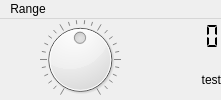
<?xml version="1.0" encoding="UTF-8"?>
<ui version="4.0">
 <class>MainWindow</class>
 <widget class="QMainWindow" name="MainWindow">
  <property name="geometry">
   <rect>
    <x>0</x>
    <y>0</y>
    <width>221</width>
    <height>100</height>
   </rect>
  </property>
  <property name="minimumSize">
   <size>
    <width>221</width>
    <height>100</height>
   </size>
  </property>
  <property name="windowTitle">
   <string>MainWindow</string>
  </property>
  <widget class="QWidget" name="centralwidget">
   <layout class="QVBoxLayout" name="verticalLayout">
    <property name="leftMargin">
     <number>0</number>
    </property>
    <property name="topMargin">
     <number>0</number>
    </property>
    <property name="rightMargin">
     <number>0</number>
    </property>
    <property name="bottomMargin">
     <number>0</number>
    </property>
    <item>
     <layout class="QGridLayout" name="gridLayout">
      <item row="0" column="1">
       <layout class="QVBoxLayout" name="verticalLayout_2">
        <item>
         <widget class="QLCDNumber" name="lcdNumber_1">
          <property name="maximumSize">
           <size>
            <width>16777215</width>
            <height>35</height>
           </size>
          </property>
          <property name="frameShape">
           <enum>QFrame::NoFrame</enum>
          </property>
          <property name="lineWidth">
           <number>1</number>
          </property>
          <property name="midLineWidth">
           <number>1</number>
          </property>
          <property name="smallDecimalPoint">
           <bool>false</bool>
          </property>
          <property name="digitCount">
           <number>4</number>
          </property>
          <property name="segmentStyle">
           <enum>QLCDNumber::Flat</enum>
          </property>
         </widget>
        </item>
        <item>
         <widget class="HALLabel" name="hallabel">
          <property name="sizePolicy">
           <sizepolicy hsizetype="Ignored" vsizetype="Ignored">
            <horstretch>0</horstretch>
            <verstretch>0</verstretch>
           </sizepolicy>
          </property>
          <property name="text">
           <string>test</string>
          </property>
          <property name="textFormat">
           <enum>Qt::PlainText</enum>
          </property>
          <property name="alignment">
           <set>Qt::AlignRight|Qt::AlignTrailing|Qt::AlignVCenter</set>
          </property>
          <property name="scaleText" stdset="0">
           <bool>true</bool>
          </property>
          <property name="textSpaceSample" stdset="0">
           <string> -10000.0000</string>
          </property>
          <property name="bit_pin_type" stdset="0">
           <bool>false</bool>
          </property>
          <property name="s32_pin_type" stdset="0">
           <bool>false</bool>
          </property>
          <property name="float_pin_type" stdset="0">
           <bool>false</bool>
          </property>
          <property name="textTemplate" stdset="0">
           <string>%0.4f</string>
          </property>
         </widget>
        </item>
       </layout>
      </item>
      <item row="0" column="0">
       <widget class="Dial" name="dial_1">
        <property name="sizePolicy">
         <sizepolicy hsizetype="MinimumExpanding" vsizetype="Preferred">
          <horstretch>0</horstretch>
          <verstretch>0</verstretch>
         </sizepolicy>
        </property>
        <property name="minimumSize">
         <size>
          <width>0</width>
          <height>44</height>
         </size>
        </property>
        <property name="maximumSize">
         <size>
          <width>200</width>
          <height>16777215</height>
         </size>
        </property>
        <property name="minimum">
         <number>-50</number>
        </property>
        <property name="maximum">
         <number>50</number>
        </property>
        <property name="invertedAppearance">
         <bool>false</bool>
        </property>
        <property name="invertedControls">
         <bool>false</bool>
        </property>
        <property name="notchesVisible">
         <bool>true</bool>
        </property>
        <property name="pin_name" stdset="0">
         <string>unscaled</string>
        </property>
       </widget>
      </item>
     </layout>
    </item>
   </layout>
  </widget>
  <widget class="QMenuBar" name="menubar">
   <property name="geometry">
    <rect>
     <x>0</x>
     <y>0</y>
     <width>221</width>
     <height>24</height>
    </rect>
   </property>
   <widget class="QMenu" name="menuScale">
    <property name="title">
     <string>Range</string>
    </property>
    <addaction name="actionSet_50_50"/>
    <addaction name="actionSet_100_100"/>
    <addaction name="actionSet_1000_1000"/>
    <addaction name="actionSet_0_100"/>
    <addaction name="actionSet_0_360"/>
    <addaction name="actionSet_0_1000"/>
   </widget>
   <addaction name="menuScale"/>
  </widget>
  <action name="actionSet_50_50">
   <property name="text">
    <string>+- 50</string>
   </property>
  </action>
  <action name="actionSet_100_100">
   <property name="text">
    <string>+-100</string>
   </property>
  </action>
  <action name="actionSet_0_100">
   <property name="text">
    <string>0-100</string>
   </property>
  </action>
  <action name="actionSet_0_1000">
   <property name="text">
    <string>0-1000</string>
   </property>
  </action>
  <action name="actionSet_1000_1000">
   <property name="text">
    <string>+- 1000</string>
   </property>
  </action>
  <action name="actionSet_0_360">
   <property name="text">
    <string>0-360</string>
   </property>
  </action>
 </widget>
 <customwidgets>
  <customwidget>
   <class>Dial</class>
   <extends>QDial</extends>
   <header>qtvcp.widgets.simple_widgets</header>
  </customwidget>
  <customwidget>
   <class>HALLabel</class>
   <extends>QLabel</extends>
   <header>qtvcp.widgets.hal_label</header>
  </customwidget>
 </customwidgets>
 <resources/>
 <connections>
  <connection>
   <sender>menubar</sender>
   <signal>triggered(QAction*)</signal>
   <receiver>MainWindow</receiver>
   <slot>actionTriggered()</slot>
   <hints>
    <hint type="sourcelabel">
     <x>38</x>
     <y>12</y>
    </hint>
    <hint type="destinationlabel">
     <x>148</x>
     <y>153</y>
    </hint>
   </hints>
  </connection>
  <connection>
   <sender>dial_1</sender>
   <signal>valueChanged(int)</signal>
   <receiver>lcdNumber_1</receiver>
   <slot>display(int)</slot>
   <hints>
    <hint type="sourcelabel">
     <x>75</x>
     <y>74</y>
    </hint>
    <hint type="destinationlabel">
     <x>99</x>
     <y>39</y>
    </hint>
   </hints>
  </connection>
  <connection>
   <sender>dial_1</sender>
   <signal>valueChanged(int)</signal>
   <receiver>MainWindow</receiver>
   <slot>valueChanged()</slot>
   <hints>
    <hint type="sourcelabel">
     <x>75</x>
     <y>114</y>
    </hint>
    <hint type="destinationlabel">
     <x>0</x>
     <y>153</y>
    </hint>
   </hints>
  </connection>
 </connections>
 <slots>
  <slot>actionTriggered()</slot>
  <slot>valueChanged()</slot>
 </slots>
</ui>
